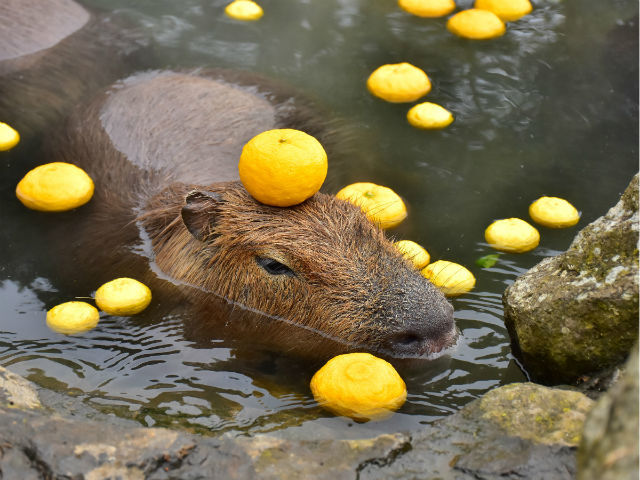
#> input picture kapibara.jpg, 640 x 480 px
$ python main.py
#> lines starting #> are read from the running program, lines starting #| are printed output that depends on the picture
from PIL import Image, ImageFilter

def proc1():
    image = Image.open('kapibara.jpg')
#> image is the input picture: PIL image 640x480 RGB; mean R, G, B 116.7, 106.5, 78.6
    image.show()

    w, h = image.size
#> w = 640; h = 480
    f = image.format
#> f = 'JPEG'
    m = image.mode
#> m = 'RGB'

    print('Ширина:', w)
#| Ширина: 640
    print('Высота:', h)
#| Высота: 480
    print('Формат:', f)
#| Формат: JPEG
    print('Цветовая модель:', m)
#| Цветовая модель: RGB

def proc2():
    image = Image.open('kapibara.jpg')
    newimage = image.resize((image.width//3, image.height//3))
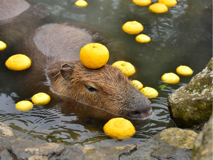
#> newimage: PIL image 213x160 RGB; mean R, G, B 116.7, 106.4, 78.6
    newimage.save('rekapibara.jpg')

    conimage = image.transpose(Image.FLIP_LEFT_RIGHT)
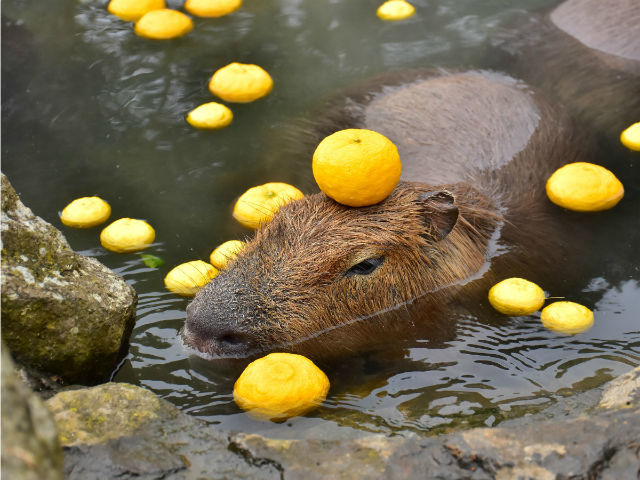
#> conimage: PIL image 640x480 RGB; mean R, G, B 116.7, 106.5, 78.6
    conimage.save('flipkapibara.jpg')
    conimage = image.transpose(Image.FLIP_TOP_BOTTOM)
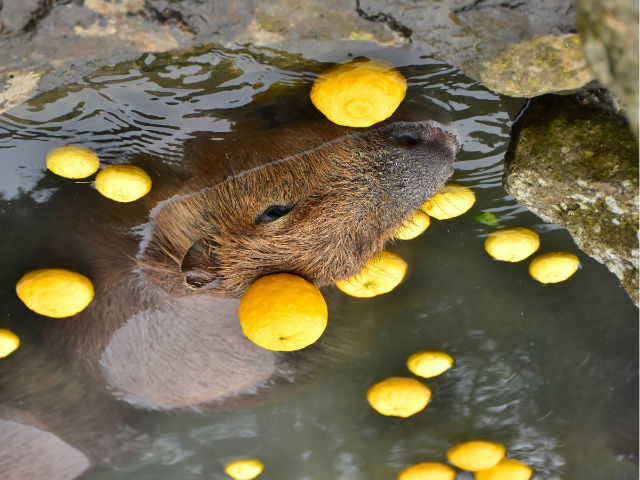
#> conimage: PIL image 640x480 RGB; mean R, G, B 116.7, 106.5, 78.6
    conimage.save('kapibaraflip.jpg')

def proc3():
    images = ['1.jpg', '2.jpg', '3.jpg', '4.jpg', '5.jpg']
    for file in images:
        image = Image.open(file)
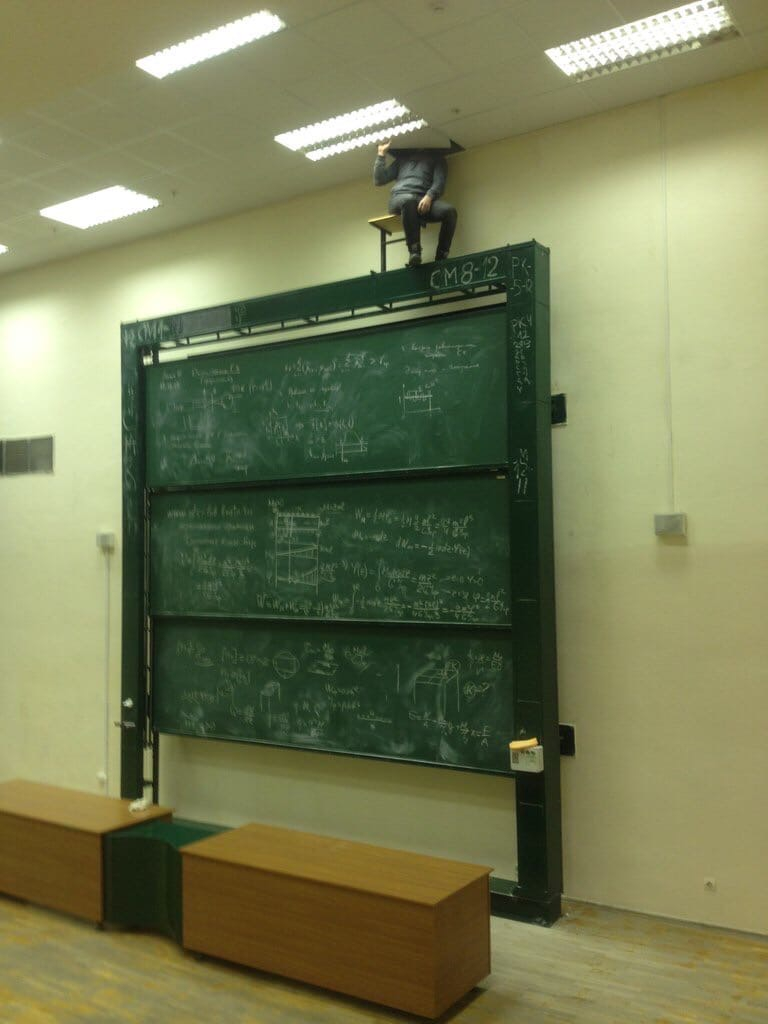
#> input picture 1.jpg, 768 x 1024 px
#> image is the input picture: PIL image 768x1024 RGB; mean R, G, B 118.7, 123.8, 84.8
        newimg = image.filter(ImageFilter.CONTOUR)
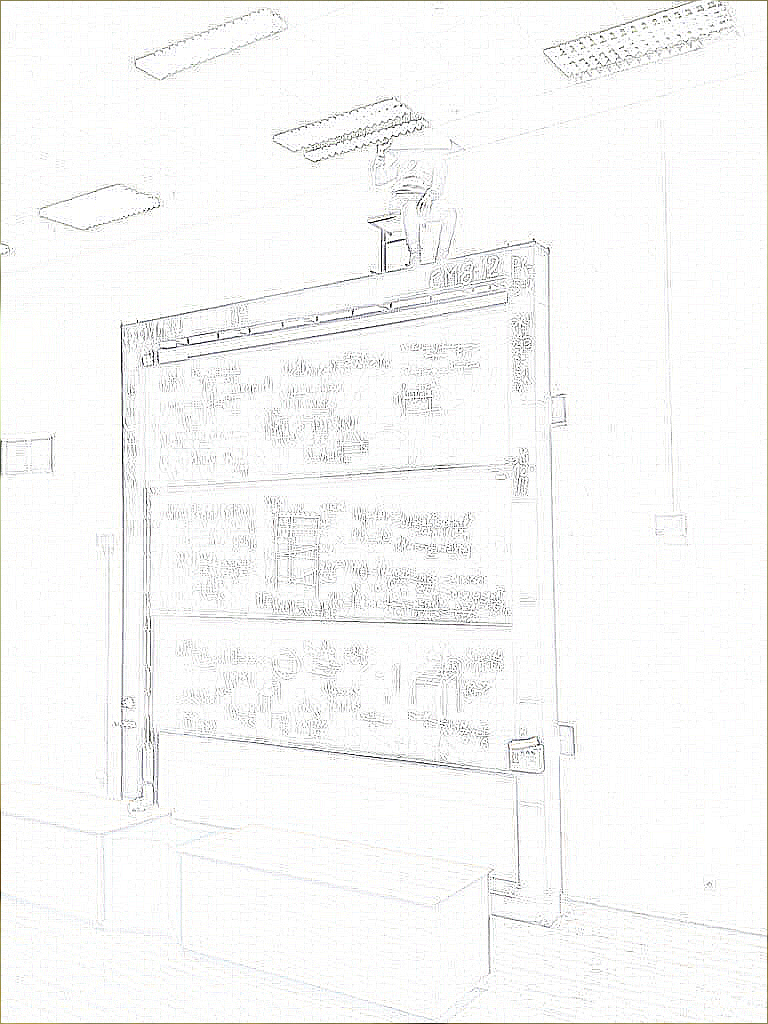
#> newimg: PIL image 768x1024 RGB; mean R, G, B 248.3, 248.4, 247.9
        newimg.show()
        newimg.save('new' + file)
#> pass 2 of the loop in proc3, `for file in images:`:
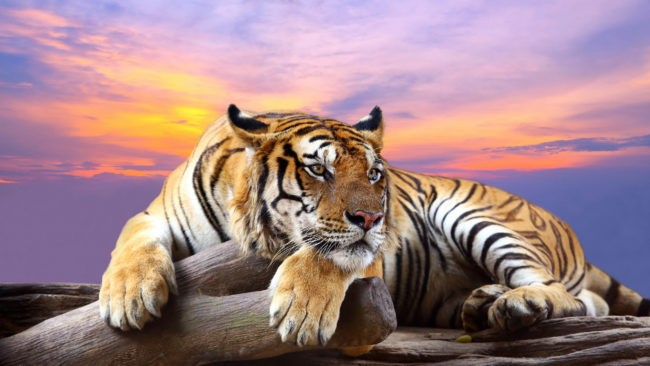
#> input picture 2.jpg, 650 x 366 px
#> in proc3, image is the input picture: PIL image 650x366 RGB; mean R, G, B 162, 131.5, 135.9
#> in proc3, `newimg = image.filter(ImageFilter.CONTOUR)`:
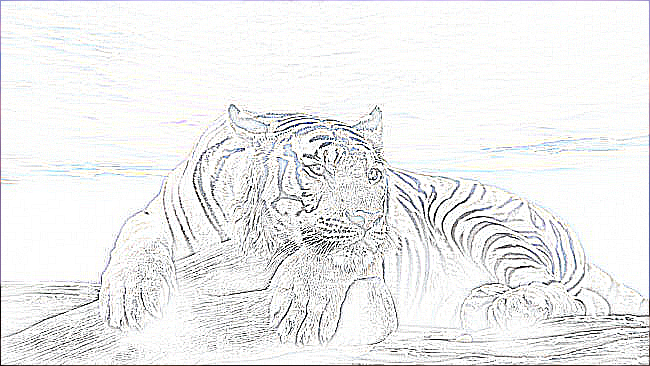
#> newimg: PIL image 650x366 RGB; mean R, G, B 238.1, 238.4, 238.5
#> pass 3 of the loop in proc3, `for file in images:`:
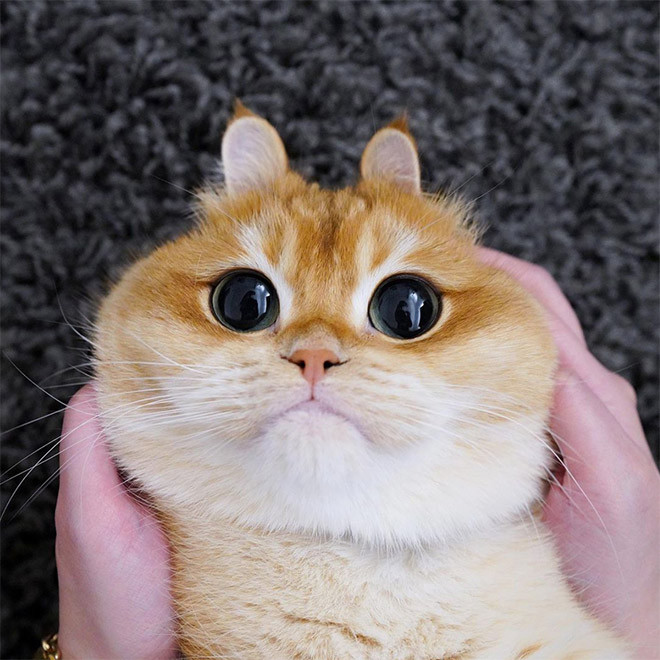
#> input picture 3.jpg, 660 x 660 px
#> in proc3, image is the input picture: PIL image 660x660 RGB; mean R, G, B 130.3, 118.2, 116
#> in proc3, `newimg = image.filter(ImageFilter.CONTOUR)`:
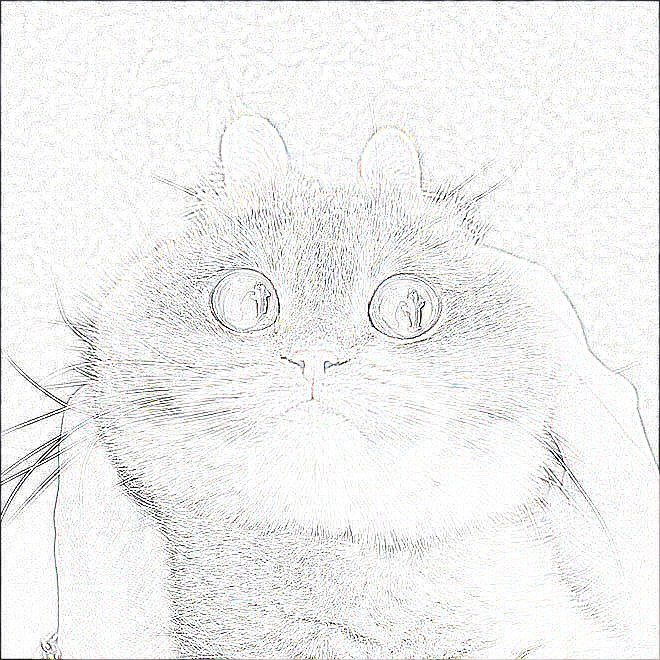
#> newimg: PIL image 660x660 RGB; mean R, G, B 240.7, 240.8, 240.4
#> the loop made 5 passes; the first 3 are shown

def proc4():
#> (the run stopped early here; a loop or call above may not have finished)
